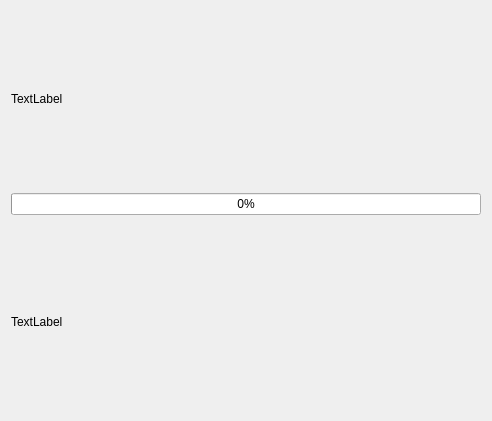
<ui version="4.0" >
 <class>generate</class>
 <widget class="QWidget" name="generate" >
  <property name="geometry" >
   <rect>
    <x>0</x>
    <y>0</y>
    <width>492</width>
    <height>421</height>
   </rect>
  </property>
  <layout class="QGridLayout" name="gridLayout" >
   <item row="0" column="0" >
    <layout class="QVBoxLayout" name="verticalLayout" >
     <item>
      <widget class="QLabel" name="label" >
       <property name="text" >
        <string comment="KDE::DoNotExtract" >TextLabel</string>
       </property>
      </widget>
     </item>
     <item>
      <widget class="QProgressBar" name="progressBar" >
       <property name="value" >
        <number>0</number>
       </property>
      </widget>
     </item>
     <item>
      <spacer name="verticalSpacer" >
       <property name="orientation" >
        <enum>Qt::Vertical</enum>
       </property>
       <property name="sizeType" >
        <enum>QSizePolicy::Fixed</enum>
       </property>
       <property name="sizeHint" stdset="0" >
        <size>
         <width>20</width>
         <height>13</height>
        </size>
       </property>
      </spacer>
     </item>
     <item>
      <widget class="QLabel" name="summaryLabel" >
       <property name="text" >
        <string comment="KDE::DoNotExtract" >TextLabel</string>
       </property>
      </widget>
     </item>
    </layout>
   </item>
  </layout>
 </widget>
 <resources/>
 <connections/>
</ui>
